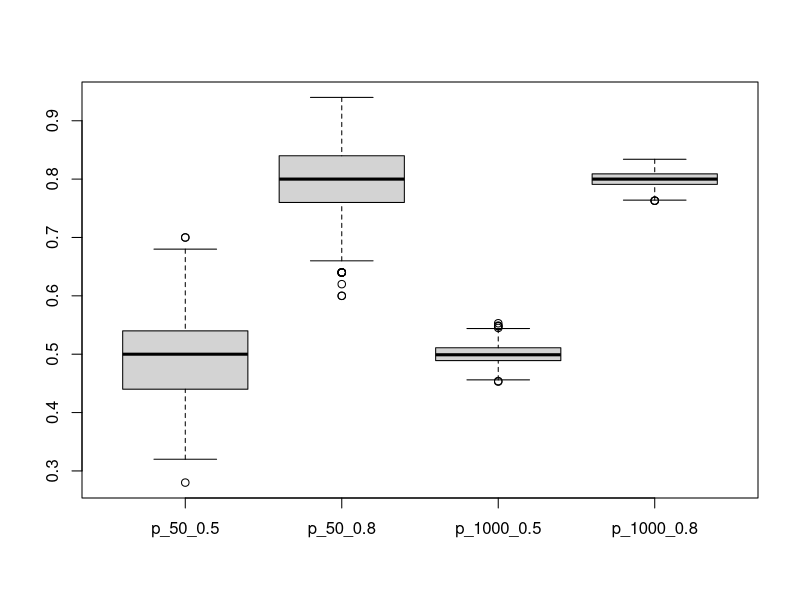
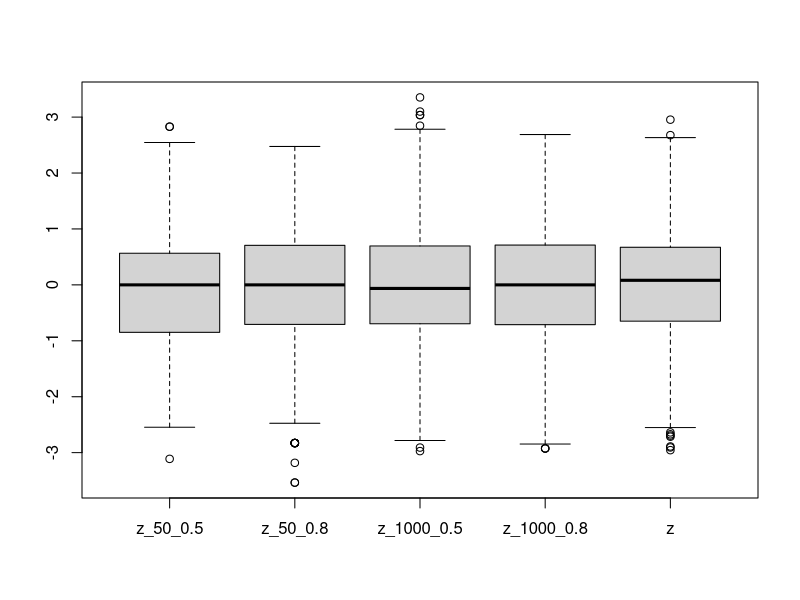

These figures' R source, in order:
nrep <- 1000
p_50_0.5 <- rbinom(nrep, size = 50, prob = 0.5) / 50
p_50_0.8 <- rbinom(nrep, size = 50, prob = 0.8) / 50

p_1000_0.5 <- rbinom(nrep, size = 1000, prob = 0.5) / 1000
p_1000_0.8 <- rbinom(nrep, size = 1000, prob = 0.8) / 1000

boxplot(list(p_50_0.5 = p_50_0.5, p_50_0.8 = p_50_0.8, p_1000_0.5 = p_1000_0.5, p_1000_0.8 = p_1000_0.8))

# apply CLT
z_50_0.5 <- (p_50_0.5 - 0.5) / sqrt((0.5*(1 - 0.5)) / 50)
z_50_0.8 <- (p_50_0.8 - 0.8) / sqrt((0.8*(1 - 0.8)) / 50)
z_1000_0.5 <- (p_1000_0.5 - 0.5) / sqrt((0.5*(1 - 0.5)) / 1000)
z_1000_0.8 <- (p_1000_0.8 - 0.8) / sqrt((0.8*(1 - 0.8)) / 1000)
z <- rnorm(nrep)

boxplot(list(z_50_0.5 = z_50_0.5, z_50_0.8 = z_50_0.8, z_1000_0.5 = z_1000_0.5, z_1000_0.8 = z_1000_0.8, z = z))
